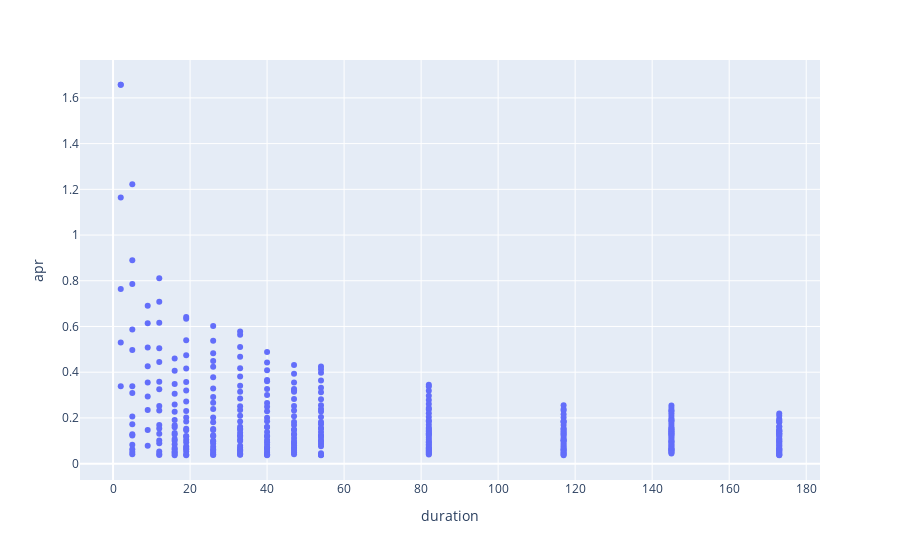

The notebook cell this image was saved under:
### Code cell
fig = px.scatter(df, x="duration", y="apr", hover_data=["strikePrice", "id", "1000return"])
fig.show()

### Figure 1 — Plotly figure (JSON) as saved in the notebook; plotly's stock layout.template omitted (floating-point values rounded to 4 significant figures; data arrays with more than 128 entries replaced by an {"elided": "..."} marker saying what was removed)
{"data": [{"customdata": {"elided": "362x3 mixed values"}, "hovertemplate": "duration=%{x}<br>apr=%{y}<br>strikePrice=%{customdata[0]}<br>id=%{customdata[1]}<br>1000return=%{customdata[2]}<extra></extra>", "legendgroup": "", "marker": {"color": "#636efa", "symbol": "circle"}, "mode": "markers", "name": "", "orientation": "v", "showlegend": false, "type": "scatter", "x": {"elided": "362 int values"}, "xaxis": "x", "y": {"elided": "362 float values"}, "yaxis": "y"}], "layout": {"legend": {"tracegroupgap": 0}, "margin": {"t": 60}, "xaxis": {"anchor": "y", "domain": [0, 1], "title": {"text": "duration"}}, "yaxis": {"anchor": "x", "domain": [0, 1], "title": {"text": "apr"}}}}
